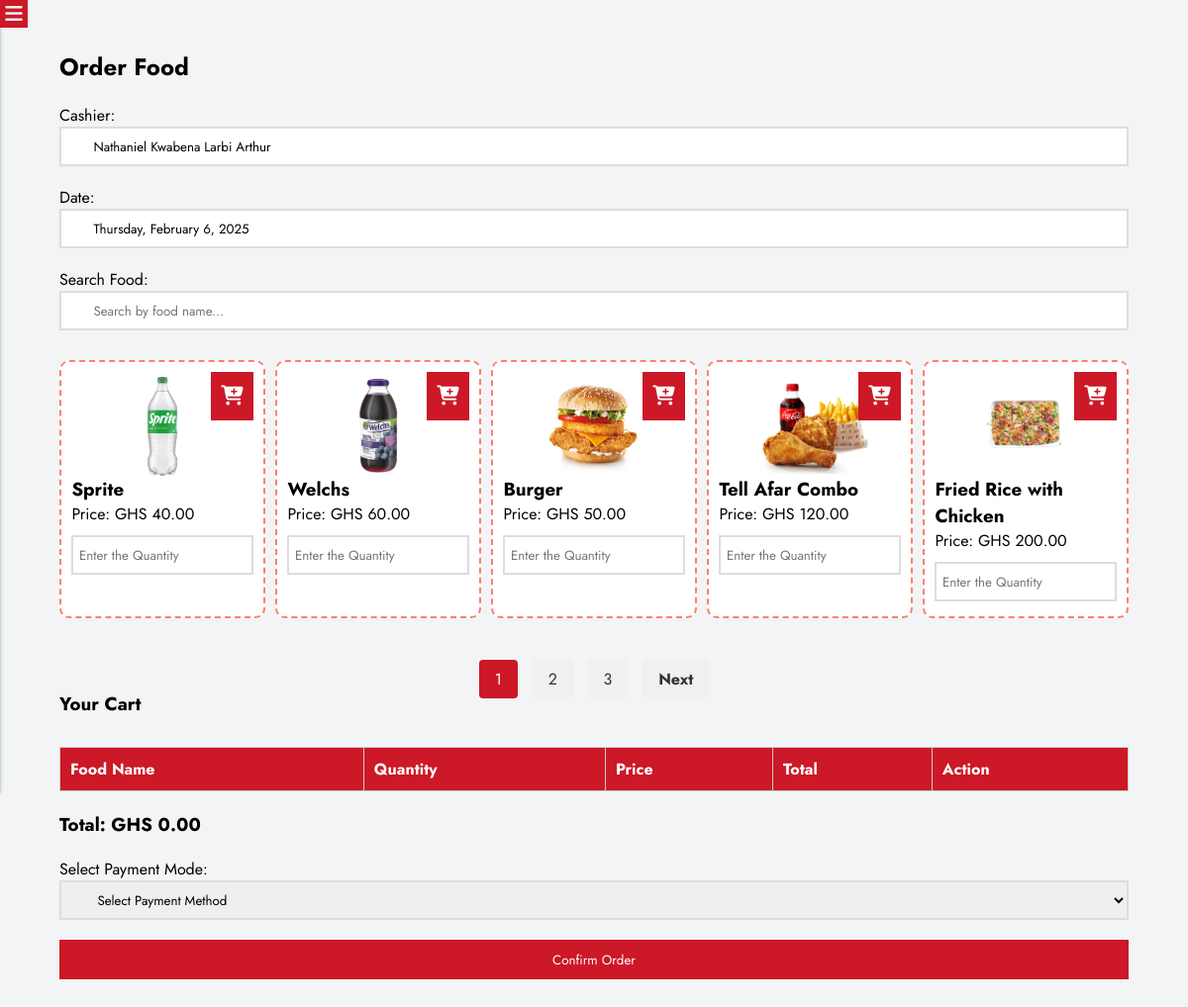
/cashier/order_food.php (signed in), run on the app's committed database.
### tables this page shows
CREATE TABLE `food_menu` (
  `id` int(11) NOT NULL,
  `food_name` varchar(255) NOT NULL,
  `price` decimal(10,2) NOT NULL,
  `category_id` int(11) DEFAULT NULL,
  `food_image` varchar(255) NOT NULL
);

### cashier/order_food.php (the view, shortened to what this page needs)
<?php
include 'db.php';
$cashier_name = $_SESSION['cashier_name'];
$current_date = date('l, F j, Y');
$items_per_page = 5;
$sql_count = "SELECT COUNT(*) AS total_items FROM food_menu";
$count_result = mysqli_query($conn, $sql_count);
$count_data = mysqli_fetch_assoc($count_result);
$total_items = $count_data['total_items'];
$total_pages = ceil($total_items / $items_per_page);
$page = isset($_GET['page']) ? (int)$_GET['page'] : 1;
$offset = ($page - 1) * $items_per_page;
$sql = "SELECT * FROM food_menu LIMIT $offset, $items_per_page";
$result = mysqli_query($conn, $sql);
$foods = mysqli_fetch_all($result, MYSQLI_ASSOC);
$total = 0;
?>
<!DOCTYPE html>
<html lang="en">
<head>
    <?php include '../cdn.php'; ?>
    <link rel="stylesheet" href="../css/base.css">
    <link rel="stylesheet" href="../css/auth.css">
    <link rel="stylesheet" href="../css/order_food.css">
</head>
    <?php include 'sidebar.php' ?>
    <div class="order_all">
        <div class="order_box">
            <h2>Order Food</h2>
            <form action="order_food.php" method="POST">
                <div class="forms">
                    <label for="cashier_name">Cashier: </label>
                    <input type="text" id="cashier_name" name="cashier_name" value="<?= $cashier_name ?>" readonly>
                </div>
                <div class="forms">
                    <label for="current_date">Date: </label>
                    <input type="text" id="current_date" name="current_date" value="<?= $current_date ?>" readonly>
                </div>
                <div class="forms">
                    <label for="search_input">Search Food:</label>
                    <input type="text" id="search_input" onkeyup="searchFood()" placeholder="Search by food name...">
                </div>
<div class="food_menu">
    <?php
    foreach ($foods as $food):
    ?>
        <div class="food_card">
            <img src="../admin/uploads/<?= $food['food_image'] ?>" alt="<?= $food['food_name'] ?>" class="food-image">
            <h3><?= $food['food_name'] ?></h3>
            <p>Price: GHS <?= number_format($food['price'], 2) ?></p>
            <form action="order_food.php" method="POST">
                <input type="number" name="quantity" min="1" placeholder="Enter the Quantity" >
                <div class="add_to_cart">
                    <button type="submit" name="add_to_cart"><i class="fa-solid fa-cart-plus"></i></button>
                </div>
            </form>
        </div>
    <?php endforeach; ?>
</div>
<div class="pagination">
    <?php for ($i = 1; $i <= $total_pages; $i++): ?>
        <a href="order_food.php?page=<?= $i ?>" class="<?= $i == $page ? 'active' : '' ?>"><?= $i ?></a>
    <?php endfor; ?>
    <?php if ($page < $total_pages): ?>
        <a href="order_food.php?page=<?= $page + 1 ?>" class="next">Next</a>
    <?php endif; ?>
</div>
            </form>
            <h3>Your Cart</h3>
            <table>
                <thead>
                    <tr>
                        <th>Food Name</th>
                        <th>Quantity</th>
                        <th>Price</th>
                        <th>Total</th>
                        <th>Action</th>
                    </tr>
                </thead>
            </table>
            <div class="forms">
                <h3>Total: GHS <?= number_format($total, 2) ?></h3>
            </div>
            <form action="order_food.php" method="POST">
                <div class="forms">
                    <label for="payment_mode">Select Payment Mode: </label>
                    <select name="payment_mode" id="payment_mode">
                        <option value="" selected hidden>Select Payment Method</option>
                    </select>
                </div>
                <div class="forms">
                    <button type="submit" name="submit_order">Confirm Order</button>
                </div>
            </form>
        </div>
    </div>
</body>
</html>

### css/base.css (style rules this page uses)
* { margin: 0; padding: 0; box-sizing: border-box; font-family: "Jost", serif; text-decoration: none; }
.forms { display: flex; flex-direction: column; margin-top: 20px; }
.forms input { width: 100%; height: 40px; border: 2px solid #ddd; padding-left:3% ; }
.forms select { width: 100%; height: 40px; border: 2px solid #ddd; padding-left:3% ; }
.forms button { width: 100%; height: 40px; background-color: #cc1827; color: #fff; border: none; }
table { width: 100%; border-collapse: collapse; margin-top: 30px; }
table, th, td { border: 1px solid #ccc; }
th, td { padding: 10px; text-align: left; }
th { background-color: #cc1827; color: white; }

### css/order_food.css (style rules this page uses)
.order_all { padding: 0 5%; padding-block: 50px; }
.food_menu { display: grid; grid-template-columns: 1fr 1fr 1fr 1fr 1fr; gap: 10px; padding-bottom: 30px; }
.food_card img { width: 100%; height: 100px; object-fit: contain; }
.food_card { border: 2px dashed salmon; margin-top: 30px; display: flex; flex-direction: column; position: relative; padding: 0 5%; padding-block: 15px; border-radius: 10px ; background-color: #fff; }
.food_card input { width: 100%; border: 2px solid #ddd; margin-top: 10px; height: 40px; padding-left: 3%; }
.add_to_cart { position: absolute; top: 0; right: 5%; }
.add_to_cart button { color: #fff; background-color: #cc1827; margin-top: 10px; padding: 10px; border: none; font-size: 20px; }
.pagination { text-align: center; margin-top: 20px; }
.pagination a { margin: 0 5px; padding: 8px 16px; background-color: #f0f0f0; text-decoration: none; color: #333; border-radius: 4px; }
.pagination a.active { background-color: #cc1827; color: white; }
.pagination .prev, .pagination .next { font-weight: bold; }

### data on the page
food_menu: food_image (picture), food_name "Sprite", price "40.00"
food_menu: food_image (picture), food_name "Welchs", price "60.00"
food_menu: food_image (picture), food_name "Burger", price "50.00"
food_menu: food_image (picture), food_name "Tell Afar Combo", price "120.00"
food_menu: food_image (picture), food_name "Fried Rice with Chicken", price "200.00"

### other printed values
$total "0.00"
